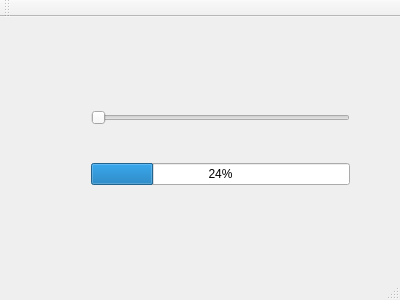
<?xml version="1.0" encoding="UTF-8"?>
<ui version="4.0">
 <class>MainWindow</class>
 <widget class="QMainWindow" name="MainWindow">
  <property name="geometry">
   <rect>
    <x>0</x>
    <y>0</y>
    <width>400</width>
    <height>300</height>
   </rect>
  </property>
  <property name="windowTitle">
   <string>MainWindow</string>
  </property>
  <widget class="QWidget" name="centralWidget">
   <widget class="QWidget" name="verticalLayoutWidget">
    <property name="geometry">
     <rect>
      <x>80</x>
      <y>50</y>
      <width>281</width>
      <height>161</height>
     </rect>
    </property>
    <layout class="QVBoxLayout" name="verticalLayout">
     <item>
      <widget class="QSlider" name="horizontalSlider">
       <property name="maximum">
        <number>100</number>
       </property>
       <property name="orientation">
        <enum>Qt::Horizontal</enum>
       </property>
      </widget>
     </item>
     <item>
      <widget class="QProgressBar" name="progressBar">
       <property name="value">
        <number>24</number>
       </property>
      </widget>
     </item>
    </layout>
   </widget>
  </widget>
  <widget class="QMenuBar" name="menuBar">
   <property name="geometry">
    <rect>
     <x>0</x>
     <y>0</y>
     <width>400</width>
     <height>22</height>
    </rect>
   </property>
  </widget>
  <widget class="QToolBar" name="mainToolBar">
   <attribute name="toolBarArea">
    <enum>TopToolBarArea</enum>
   </attribute>
   <attribute name="toolBarBreak">
    <bool>false</bool>
   </attribute>
  </widget>
  <widget class="QStatusBar" name="statusBar"/>
 </widget>
 <layoutdefault spacing="6" margin="11"/>
 <resources/>
 <connections/>
</ui>
